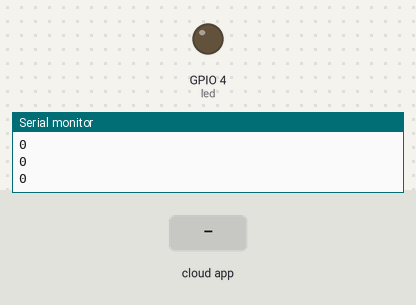
Bench run of a sketch on a simulated ESP32. Parts: output pins drawn as LEDs (lit = HIGH), the last lines printed to the serial monitor. The test bench sets the inputs (shaded band). The RemoteXY app is connected.

Above: at 1.2 s.
1.3 s: the phone or cloud app sets slider_1 to 25
At 2.3 s:
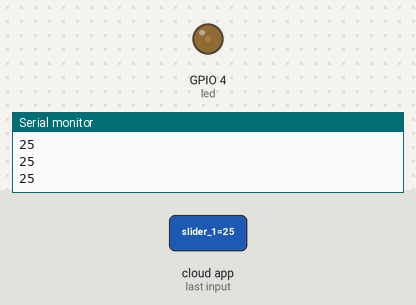
2.8 s: the phone or cloud app sets slider_1 to 100
At 3.4 s:
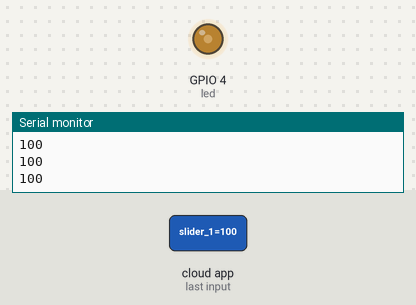
Timing chart, 0 to 5.8 s (numbered marks = the images above; inputs shaded):
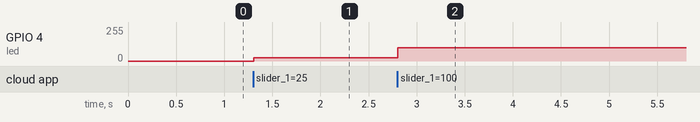

Measured:
- after the input at 1.3 s, GPIO 4 (led): 0/255 → 25/255 at once
- after the input at 2.8 s, GPIO 4 (led): 25/255 → 100/255 at once

The sketch:

RemoteXY_Led.ino
```cpp
// (licence header left out)
//////////////////////////////////////////////
//        RemoteXY include library          //
//////////////////////////////////////////////

// RemoteXY select connection mode and include library
#define REMOTEXY_MODE__ESP8266WIFI_LIB_POINT
#if defined(ESP8266)
#include <ESP8266WiFi.h>
#else
#include <WiFi.h>
#endif

#include <RemoteXY.h>

// RemoteXY connection settings
#define REMOTEXY_WIFI_SSID "RemoteXY"
#define REMOTEXY_WIFI_PASSWORD "12345678"
#define REMOTEXY_SERVER_PORT 6377


// RemoteXY configurate
#pragma pack(push, 1)
uint8_t RemoteXY_CONF[] =
  { 255,1,0,0,0,11,0,8,13,0,
  4,0,9,22,7,18,2,26 };

// this structure defines all the variables of your control interface
struct {

    // input variable
  int8_t slider_1; // =0..100 slider position

    // other variable
  uint8_t connect_flag;  // =1 if wire connected, else =0

} RemoteXY;
#pragma pack(pop)

/////////////////////////////////////////////
//           END RemoteXY include          //
/////////////////////////////////////////////

int led = 4;
int freq = 5000;
int ledChannel = 0;
int resolution = 8;

void setup()
{
  Serial.begin(9600);
  RemoteXY_Init ();
   ledcSetup(ledChannel, freq, resolution);
  ledcAttachPin(led, ledChannel);

  // TODO you setup code

}

void loop()
{
  RemoteXY_Handler ();
  Serial.println((RemoteXY.slider_1));
//   digitalWrite(led, (RemoteXY.slider_1));
  ledcWrite(ledChannel, (RemoteXY.slider_1));

  // TODO you loop code
  // use the RemoteXY structure for data transfer


}
```
